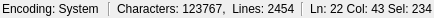
<ui version="4.0" >
 <class>DocStatusWidget</class>
 <widget class="QWidget" name="DocStatusWidget" >
  <property name="geometry" >
   <rect>
    <x>0</x>
    <y>0</y>
    <width>406</width>
    <height>18</height>
   </rect>
  </property>
  <property name="windowTitle" >
   <string>Form</string>
  </property>
  <property name="layoutDirection" >
   <enum>Qt::RightToLeft</enum>
  </property>
  <layout class="QHBoxLayout" >
   <property name="spacing" >
    <number>6</number>
   </property>
   <property name="leftMargin" >
    <number>2</number>
   </property>
   <property name="topMargin" >
    <number>2</number>
   </property>
   <property name="rightMargin" >
    <number>2</number>
   </property>
   <property name="bottomMargin" >
    <number>2</number>
   </property>
   <item>
    <widget class="QLabel" name="statusInfo" >
     <property name="text" >
      <string>Ln: 22 Col: 43 Sel: 234</string>
     </property>
    </widget>
   </item>
   <item>
    <widget class="Line" name="line2" >
     <property name="orientation" >
      <enum>Qt::Vertical</enum>
     </property>
    </widget>
   </item>
   <item>
    <widget class="QLabel" name="docInfo" >
     <property name="text" >
      <string>Characters: 123767,  Lines: 2454</string>
     </property>
    </widget>
   </item>
   <item>
    <widget class="Line" name="line1" >
     <property name="orientation" >
      <enum>Qt::Vertical</enum>
     </property>
    </widget>
   </item>
   <item>
    <widget class="QLabel" name="encInfo" >
     <property name="text" >
      <string>Encoding: System </string>
     </property>
    </widget>
   </item>
  </layout>
 </widget>
 <resources/>
 <connections/>
</ui>
